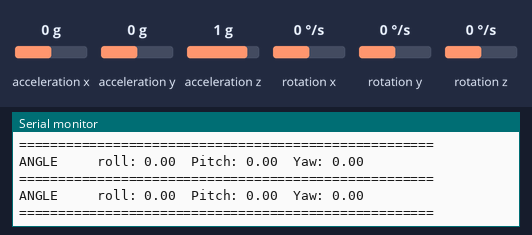
Recording of a sketch running on a simulated Arduino Uno, built with avr-gcc and run on an emulated ATmega328P. Parts: the last lines printed to the serial monitor. Inputs (shaded band) come from the test bench; at power-on: acceleration x 0 g, acceleration y 0 g, rotation z 0 °/s, acceleration z 1 g, rotation x 0 °/s, rotation y 0 °/s.

Above: at 3.2 s.
3.3 s: acceleration x set to 0.8 g
At 3.37 s:
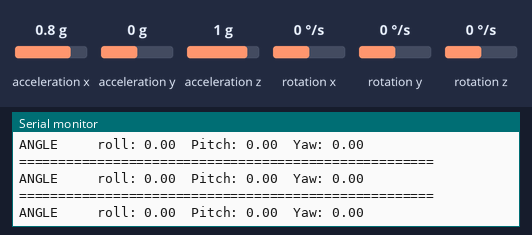
6.3 s: acceleration y set to -1.4 g
At 6.34 s:
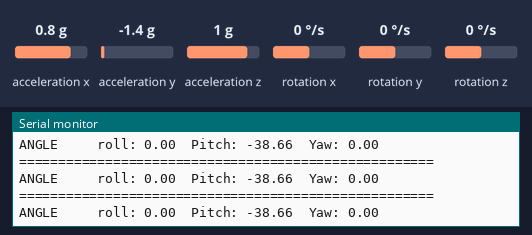
9.3 s: rotation z set to -192 °/s
At 9.36 s:
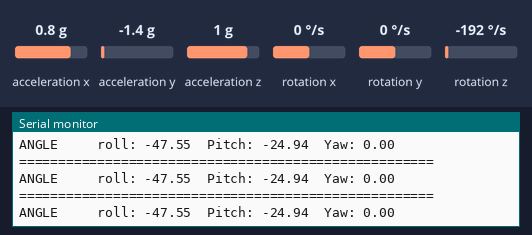
12.3 s: acceleration x set to -1.4 g
At 12.36 s:
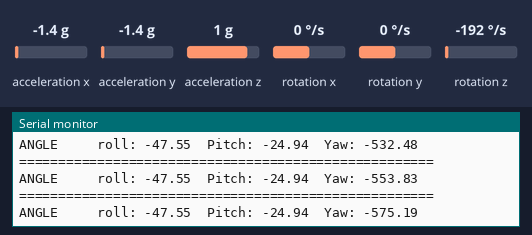
15.3 s: acceleration y set to 0 g
At 15.34 s:
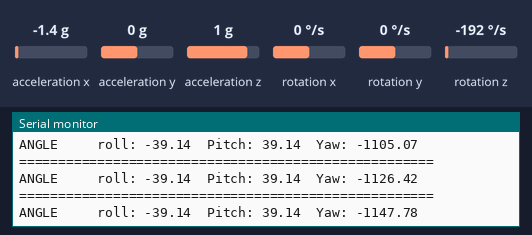
18.3 s: acceleration x set to 0 g
At 18.4 s:
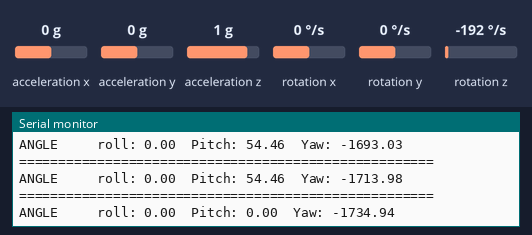
Timing chart, 0 to 21.3 s (numbered marks = the images above; inputs shaded):
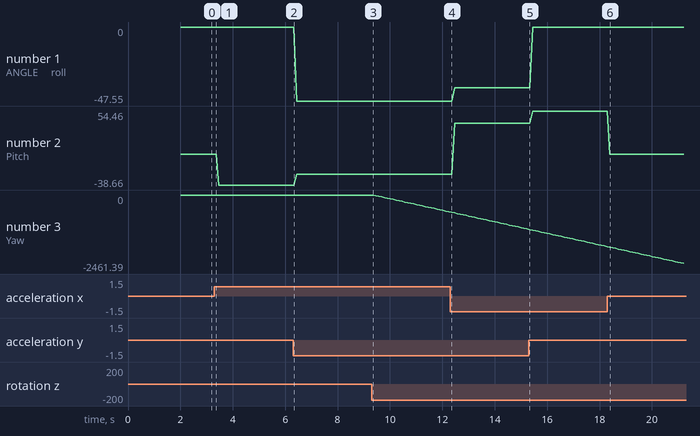

Measured:
- after the input at 18.3 s, the serial monitor: prints a new line after 0.10 s (image 6)
- plotted number 1: 0 → -47.55 after the input at 6.3 s, -47.55 → -39.14 after the input at 12.3 s, -39.14 → 0 after the input at 15.3 s
- plotted number 2: 0 → -38.66 after the input at 3.3 s, -38.66 → -24.94 after the input at 6.3 s, -24.94 → 39.14 after the input at 12.3 s, 39.14 → 54.46 after the input at 15.3 s
- plotted number 3: 0 → -553.83 after the input at 9.3 s, -553.83 → -1126.42 after the input at 12.3 s, -1126.42 → -1713.98 after the input at 15.3 s, -1713.98 → -2461.39 after the input at 18.3 s

The sketch:

GetAllData.ino
```cpp
// (licence header left out)
#include "Wire.h"
#include <MPU6050_light.h>

MPU6050 mpu(Wire);

unsigned long timer = 0;

void setup() {
  Serial.begin(9600);
  Wire.begin();

  byte status = mpu.begin();
  Serial.print(F("MPU6050 status: "));
  Serial.println(status);
  while(status!=0){ } // stop everything if could not connect to MPU6050

  Serial.println(F("Calculating offsets, do not move MPU6050"));
  delay(1000);
  mpu.calcOffsets(true,true); // gyro and accelero
  Serial.println("Done!\n");

}

void loop() {
  mpu.update();
/*
  Serial.print(F("TEMPERATURE: "));Serial.println(mpu.getTemp());
  Serial.print(F("ACCELERO  X: "));Serial.print(mpu.getAccX());
  Serial.print("\tY: ");Serial.print(mpu.getAccY());
  Serial.print("\tZ: ");Serial.println(mpu.getAccZ());

  Serial.print(F("GYRO      X: "));Serial.print(mpu.getGyroX());
  Serial.print("\tY: ");Serial.print(mpu.getGyroY());
  Serial.print("\tZ: ");Serial.println(mpu.getGyroZ());

  Serial.print(F("ACC ANGLE X: "));Serial.print(mpu.getAccAngleX());
  Serial.print("\tY: ");Serial.println(mpu.getAccAngleY());
*/
if(millis() - timer > 1000){ // print data every second
  Serial.print(F("ANGLE     roll: "));Serial.print(mpu.getAngleX());
  Serial.print("\tPitch: ");Serial.print(mpu.getAngleY());
  Serial.print("\tYaw: ");Serial.println(mpu.getAngleZ());
  Serial.println(F("=====================================================\n"));
}
//  delay(10);
}
```
